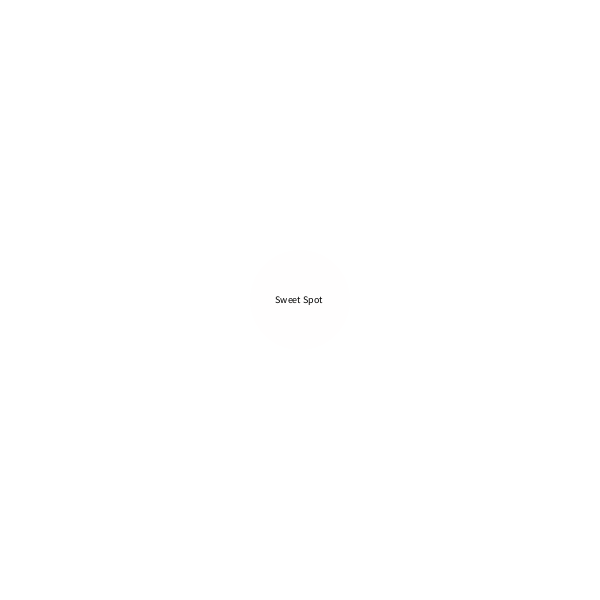
Frame 1 (no input)
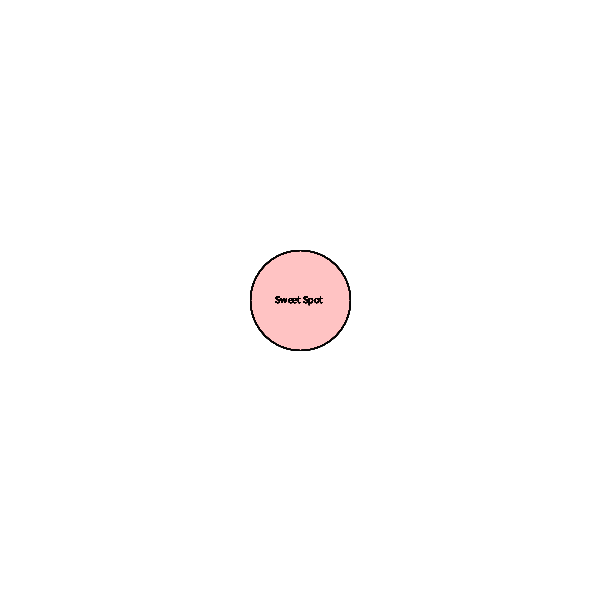
Frame 60 (the mouse pressed at the canvas centre just before this capture)
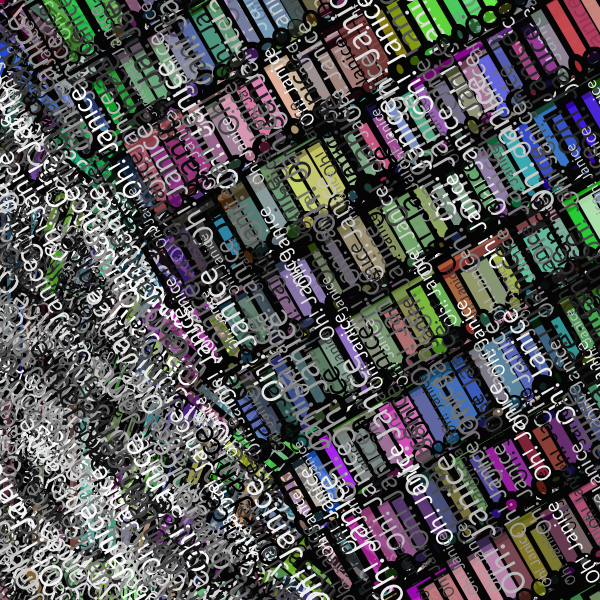
Frame 120 (the mouse held since frame 60 and released just before this capture)

The Processing sketch that drew these frames (run headless with seeded random() and noise(); from frame 60 on, the mouse is pressed at the canvas centre):

// Processing sketch: processing_45583
// ── processing_45583.pde

      //CODE FOR THE ARTIST WHO WANTS TO USE CODE BUT DOESNT KNOW HOW TO USE IT
      //THIS IS MORE OF A TEMPLATE TO CREATE YOUR OWN IDEAS
      //ENABLES YOU TO MAKE ABSTRACT ART ON THE SCREEN TO USE IN REFRENCE FOR DRAWINGS OR PAINTSING OR WHATEVER
      //COMMENTS BELOW WILL HELP YOU UNDERSTAND WHAT PERAMERTERS YOU CAN CHANGE TO MAKE IT PERSONAL

void setup() {
  size(600, 600);
  background(255);
  smooth();
  noStroke();
}

void draw(){
  
 //vvvvvvvvvvvcomments for this part below
if((mouseX > (250) && mouseX < (350)) && (mouseY > (250) && mouseY < (350))){
fill(0);}
else{
  fill(255,0,0,1);
  strokeWeight(1);
  ellipse(300, 300, 100, 100);// shows you where the sweet spot is when nothing is moving
  textSize(10);
  fill(0);
  text("Sweet Spot",275,303);}
//^^^^this whole if statement shows you the sweet spot for where you should place the mouse when you want to make it rotate
  
  
  for(int x = 0; x < width; x+=10){
    for(int y = 0; y < height; y+=50){
      noFill();
         
  // line(y,x,y,x);        //delete the double slashes at the front of the line for a dot grid (y direction)!
     stroke(5);          //stroke color
  // line(x,y,x,y);      //delete the double slashes at the front of the line for a dot grid (x direction)!
  
 
  if (frameCount % 10 == 0) {
    
    if((mouseX > (250) && mouseX < (350)) && (mouseY > (250) && mouseY < (350))){ 
      // ^^^^^^THE SWEET SPOT TO MAKE IT ROTATE OR STOP ROTATING, WHATEVER YOU WANT^^^^^

    fill(random(100,200) * 3 % 255, random(100,200) * 5 % 255,random(100,200) * 7 % 255, random(10,200));
    //^^^^^^fill for rectangles^^^^^^^

    pushMatrix();
    translate(x*2, y*2);
    rotate(radians(frameCount * 2  % 360));
    strokeWeight(random(1,10));                     // rectangles stroke weight
    rect(x, y, (random(40,80)/2+35), random(150,200)); //THE RECTANGLE (sizes for it are the random numbers)
    ellipse(x,y,(random(10,20)), random(10,20)); //THE CIRCLE (sizes for it are the random numbers)
    fill(random(0,255));                            // fill color for text
    textSize(random(14,36));                         // text size
    text("Oh! Janice", (y-50), x/2);                //add text to your art!!!
    popMatrix();

    }
  }
}
}

}
